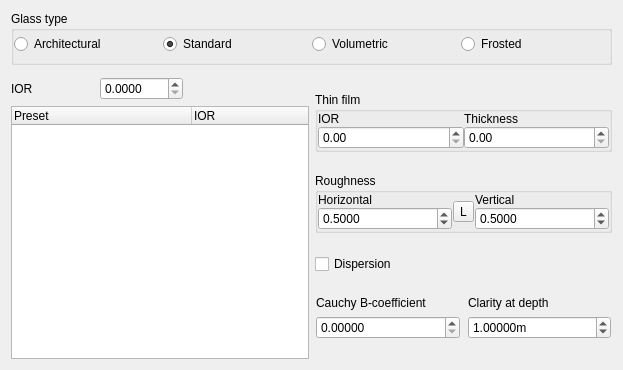
<?xml version="1.0" encoding="UTF-8"?>
<ui version="4.0">
 <class>meGlass</class>
 <widget class="QWidget" name="meGlass">
  <property name="geometry">
   <rect>
    <x>0</x>
    <y>0</y>
    <width>623</width>
    <height>370</height>
   </rect>
  </property>
  <property name="sizePolicy">
   <sizepolicy hsizetype="Preferred" vsizetype="Fixed">
    <horstretch>0</horstretch>
    <verstretch>0</verstretch>
   </sizepolicy>
  </property>
  <property name="windowTitle">
   <string>Form</string>
  </property>
  <layout class="QGridLayout" name="gridLayout_2">
   <item row="0" column="0" colspan="2">
    <widget class="QGroupBox" name="groupBox_2">
     <property name="sizePolicy">
      <sizepolicy hsizetype="Preferred" vsizetype="Fixed">
       <horstretch>0</horstretch>
       <verstretch>0</verstretch>
      </sizepolicy>
     </property>
     <property name="title">
      <string>Glass type</string>
     </property>
     <property name="class" stdset="0">
      <string>MatProperty</string>
     </property>
     <layout class="QHBoxLayout" name="horizontalLayout_3">
      <property name="spacing">
       <number>1</number>
      </property>
      <property name="leftMargin">
       <number>0</number>
      </property>
      <property name="topMargin">
       <number>3</number>
      </property>
      <property name="rightMargin">
       <number>0</number>
      </property>
      <property name="bottomMargin">
       <number>8</number>
      </property>
      <item>
       <widget class="QRadioButton" name="architecturalGlass">
        <property name="text">
         <string>Architectural</string>
        </property>
       </widget>
      </item>
      <item>
       <widget class="QRadioButton" name="standardGlass">
        <property name="text">
         <string>Standard</string>
        </property>
        <property name="checked">
         <bool>true</bool>
        </property>
       </widget>
      </item>
      <item>
       <widget class="QRadioButton" name="volumetricGlass">
        <property name="text">
         <string>Volumetric</string>
        </property>
       </widget>
      </item>
      <item>
       <widget class="QRadioButton" name="frostedGlass">
        <property name="text">
         <string>Frosted</string>
        </property>
       </widget>
      </item>
     </layout>
    </widget>
   </item>
   <item row="1" column="0">
    <widget class="ReTextureAvatar" name="transmission">
     <property name="sizePolicy">
      <sizepolicy hsizetype="Preferred" vsizetype="Fixed">
       <horstretch>0</horstretch>
       <verstretch>0</verstretch>
      </sizepolicy>
     </property>
     <property name="caption">
      <string>Tint</string>
     </property>
     <property name="ID">
      <string>Kt</string>
     </property>
     <property name="breadcrumb">
      <string>Transmission</string>
     </property>
    </widget>
   </item>
   <item row="1" column="1">
    <widget class="ReTextureAvatar" name="reflection">
     <property name="sizePolicy">
      <sizepolicy hsizetype="Preferred" vsizetype="Fixed">
       <horstretch>0</horstretch>
       <verstretch>0</verstretch>
      </sizepolicy>
     </property>
     <property name="caption">
      <string>Reflection</string>
     </property>
     <property name="ID">
      <string>Kr</string>
     </property>
     <property name="breadcrumb">
      <string>Reflection</string>
     </property>
    </widget>
   </item>
   <item row="2" column="0">
    <widget class="QFrame" name="iorSettings">
     <property name="maximumSize">
      <size>
       <width>16777215</width>
       <height>16777215</height>
      </size>
     </property>
     <layout class="QVBoxLayout" name="verticalLayout">
      <property name="spacing">
       <number>-1</number>
      </property>
      <property name="margin">
       <number>0</number>
      </property>
      <item>
       <widget class="QFrame" name="frIORSettings">
        <layout class="QHBoxLayout" name="horizontalLayout_4">
         <property name="margin">
          <number>0</number>
         </property>
         <item>
          <widget class="QLabel" name="label_6">
           <property name="text">
            <string>IOR</string>
           </property>
          </widget>
         </item>
         <item>
          <widget class="QDoubleSpinBox" name="ior">
           <property name="decimals">
            <number>4</number>
           </property>
          </widget>
         </item>
         <item>
          <widget class="QLabel" name="presetName">
           <property name="minimumSize">
            <size>
             <width>120</width>
             <height>0</height>
            </size>
           </property>
           <property name="text">
            <string/>
           </property>
          </widget>
         </item>
        </layout>
       </widget>
      </item>
      <item>
       <widget class="QTreeWidget" name="iorPresets">
        <property name="sizePolicy">
         <sizepolicy hsizetype="Preferred" vsizetype="Expanding">
          <horstretch>0</horstretch>
          <verstretch>0</verstretch>
         </sizepolicy>
        </property>
        <property name="editTriggers">
         <set>QAbstractItemView::NoEditTriggers</set>
        </property>
        <property name="uniformRowHeights">
         <bool>true</bool>
        </property>
        <property name="sortingEnabled">
         <bool>false</bool>
        </property>
        <property name="animated">
         <bool>false</bool>
        </property>
        <attribute name="headerDefaultSectionSize">
         <number>180</number>
        </attribute>
        <attribute name="headerShowSortIndicator" stdset="0">
         <bool>false</bool>
        </attribute>
        <column>
         <property name="text">
          <string>Preset</string>
         </property>
        </column>
        <column>
         <property name="text">
          <string>IOR</string>
         </property>
        </column>
       </widget>
      </item>
     </layout>
    </widget>
   </item>
   <item row="2" column="1">
    <layout class="QGridLayout" name="gridLayout">
     <item row="0" column="0" colspan="2">
      <widget class="QGroupBox" name="gbThinFilm">
       <property name="sizePolicy">
        <sizepolicy hsizetype="Preferred" vsizetype="Fixed">
         <horstretch>0</horstretch>
         <verstretch>0</verstretch>
        </sizepolicy>
       </property>
       <property name="title">
        <string>Thin film</string>
       </property>
       <property name="class" stdset="0">
        <string>MatProperty</string>
       </property>
       <layout class="QHBoxLayout" name="horizontalLayout">
        <property name="spacing">
         <number>0</number>
        </property>
        <property name="margin">
         <number>0</number>
        </property>
        <item>
         <widget class="QFrame" name="frIOR">
          <property name="sizePolicy">
           <sizepolicy hsizetype="Preferred" vsizetype="Fixed">
            <horstretch>0</horstretch>
            <verstretch>0</verstretch>
           </sizepolicy>
          </property>
          <layout class="QVBoxLayout" name="verticalLayout_15">
           <property name="spacing">
            <number>0</number>
           </property>
           <property name="margin">
            <number>0</number>
           </property>
           <item>
            <widget class="QLabel" name="label_9">
             <property name="sizePolicy">
              <sizepolicy hsizetype="Preferred" vsizetype="Minimum">
               <horstretch>0</horstretch>
               <verstretch>0</verstretch>
              </sizepolicy>
             </property>
             <property name="text">
              <string>IOR</string>
             </property>
            </widget>
           </item>
           <item>
            <widget class="QDoubleSpinBox" name="thinFilmIOR"/>
           </item>
          </layout>
         </widget>
        </item>
        <item>
         <widget class="QFrame" name="frThickness">
          <property name="sizePolicy">
           <sizepolicy hsizetype="Preferred" vsizetype="Fixed">
            <horstretch>0</horstretch>
            <verstretch>0</verstretch>
           </sizepolicy>
          </property>
          <layout class="QVBoxLayout" name="verticalLayout_16">
           <property name="spacing">
            <number>0</number>
           </property>
           <property name="margin">
            <number>0</number>
           </property>
           <item>
            <widget class="QLabel" name="label_18">
             <property name="sizePolicy">
              <sizepolicy hsizetype="Preferred" vsizetype="Fixed">
               <horstretch>0</horstretch>
               <verstretch>0</verstretch>
              </sizepolicy>
             </property>
             <property name="text">
              <string>Thickness</string>
             </property>
            </widget>
           </item>
           <item>
            <widget class="QDoubleSpinBox" name="thinFilmThickness">
             <property name="maximum">
              <double>2500.000000000000000</double>
             </property>
            </widget>
           </item>
          </layout>
         </widget>
        </item>
       </layout>
      </widget>
     </item>
     <item row="1" column="0" colspan="2">
      <widget class="QGroupBox" name="gbRoughness">
       <property name="sizePolicy">
        <sizepolicy hsizetype="Preferred" vsizetype="Fixed">
         <horstretch>0</horstretch>
         <verstretch>0</verstretch>
        </sizepolicy>
       </property>
       <property name="title">
        <string>Roughness</string>
       </property>
       <property name="class" stdset="0">
        <string>MatProperty</string>
       </property>
       <layout class="QHBoxLayout" name="horizontalLayout_2">
        <property name="spacing">
         <number>1</number>
        </property>
        <property name="margin">
         <number>0</number>
        </property>
        <item>
         <widget class="QFrame" name="frhRoughness">
          <property name="sizePolicy">
           <sizepolicy hsizetype="Preferred" vsizetype="Fixed">
            <horstretch>0</horstretch>
            <verstretch>0</verstretch>
           </sizepolicy>
          </property>
          <layout class="QVBoxLayout" name="verticalLayout_14">
           <property name="spacing">
            <number>0</number>
           </property>
           <property name="margin">
            <number>0</number>
           </property>
           <item>
            <widget class="QLabel" name="label_8">
             <property name="sizePolicy">
              <sizepolicy hsizetype="Preferred" vsizetype="Fixed">
               <horstretch>0</horstretch>
               <verstretch>0</verstretch>
              </sizepolicy>
             </property>
             <property name="text">
              <string>Horizontal</string>
             </property>
            </widget>
           </item>
           <item>
            <widget class="QDoubleSpinBox" name="uRoughness">
             <property name="decimals">
              <number>4</number>
             </property>
             <property name="maximum">
              <double>1.000000000000000</double>
             </property>
             <property name="singleStep">
              <double>0.010000000000000</double>
             </property>
             <property name="value">
              <double>0.500000000000000</double>
             </property>
            </widget>
           </item>
          </layout>
         </widget>
        </item>
        <item>
         <widget class="QToolButton" name="btnAnisotropic">
          <property name="text">
           <string>L</string>
          </property>
          <property name="checkable">
           <bool>true</bool>
          </property>
          <property name="checked">
           <bool>false</bool>
          </property>
         </widget>
        </item>
        <item>
         <widget class="QFrame" name="vRoughness_2">
          <property name="sizePolicy">
           <sizepolicy hsizetype="Preferred" vsizetype="Fixed">
            <horstretch>0</horstretch>
            <verstretch>0</verstretch>
           </sizepolicy>
          </property>
          <layout class="QVBoxLayout" name="verticalLayout_17">
           <property name="spacing">
            <number>0</number>
           </property>
           <property name="margin">
            <number>0</number>
           </property>
           <item>
            <widget class="QLabel" name="label_10">
             <property name="sizePolicy">
              <sizepolicy hsizetype="Preferred" vsizetype="Fixed">
               <horstretch>0</horstretch>
               <verstretch>0</verstretch>
              </sizepolicy>
             </property>
             <property name="text">
              <string>Vertical</string>
             </property>
            </widget>
           </item>
           <item>
            <widget class="QDoubleSpinBox" name="vRoughness">
             <property name="decimals">
              <number>4</number>
             </property>
             <property name="maximum">
              <double>1.000000000000000</double>
             </property>
             <property name="singleStep">
              <double>0.010000000000000</double>
             </property>
             <property name="value">
              <double>0.500000000000000</double>
             </property>
            </widget>
           </item>
          </layout>
         </widget>
        </item>
       </layout>
      </widget>
     </item>
     <item row="2" column="0">
      <widget class="QCheckBox" name="dispersion">
       <property name="text">
        <string>Dispersion</string>
       </property>
      </widget>
     </item>
     <item row="3" column="0">
      <widget class="QFrame" name="frCauchy">
       <property name="sizePolicy">
        <sizepolicy hsizetype="Preferred" vsizetype="Fixed">
         <horstretch>0</horstretch>
         <verstretch>0</verstretch>
        </sizepolicy>
       </property>
       <layout class="QVBoxLayout" name="verticalLayout_3">
        <property name="margin">
         <number>1</number>
        </property>
        <item>
         <widget class="QLabel" name="label">
          <property name="text">
           <string>Cauchy B-coefficient</string>
          </property>
         </widget>
        </item>
        <item>
         <widget class="QDoubleSpinBox" name="cauchyB">
          <property name="decimals">
           <number>5</number>
          </property>
          <property name="minimum">
           <double>0.000000000000000</double>
          </property>
          <property name="maximum">
           <double>1.000000000000000</double>
          </property>
          <property name="singleStep">
           <double>0.000100000000000</double>
          </property>
         </widget>
        </item>
       </layout>
      </widget>
     </item>
     <item row="3" column="1">
      <widget class="QFrame" name="frCauchy_2">
       <property name="sizePolicy">
        <sizepolicy hsizetype="Preferred" vsizetype="Fixed">
         <horstretch>0</horstretch>
         <verstretch>0</verstretch>
        </sizepolicy>
       </property>
       <layout class="QVBoxLayout" name="verticalLayout_4">
        <property name="margin">
         <number>1</number>
        </property>
        <item>
         <widget class="QLabel" name="label_2">
          <property name="text">
           <string>Clarity at depth</string>
          </property>
         </widget>
        </item>
        <item>
         <widget class="QDoubleSpinBox" name="clarity">
          <property name="suffix">
           <string>m</string>
          </property>
          <property name="decimals">
           <number>5</number>
          </property>
          <property name="minimum">
           <double>0.000000000000000</double>
          </property>
          <property name="maximum">
           <double>100.000000000000000</double>
          </property>
          <property name="singleStep">
           <double>0.100000000000000</double>
          </property>
          <property name="value">
           <double>1.000000000000000</double>
          </property>
         </widget>
        </item>
       </layout>
      </widget>
     </item>
    </layout>
   </item>
  </layout>
 </widget>
 <customwidgets>
  <customwidget>
   <class>ReTextureAvatar</class>
   <extends>QWidget</extends>
   <header>RealityUI/ReTextureAvatar.h</header>
  </customwidget>
 </customwidgets>
 <tabstops>
  <tabstop>ior</tabstop>
  <tabstop>thinFilmIOR</tabstop>
  <tabstop>thinFilmThickness</tabstop>
  <tabstop>uRoughness</tabstop>
  <tabstop>vRoughness</tabstop>
  <tabstop>dispersion</tabstop>
  <tabstop>cauchyB</tabstop>
  <tabstop>iorPresets</tabstop>
  <tabstop>frostedGlass</tabstop>
  <tabstop>architecturalGlass</tabstop>
  <tabstop>standardGlass</tabstop>
  <tabstop>btnAnisotropic</tabstop>
  <tabstop>volumetricGlass</tabstop>
 </tabstops>
 <resources/>
 <connections/>
</ui>
